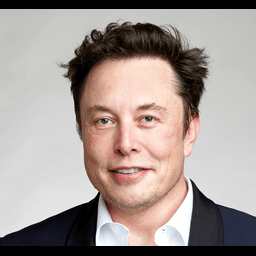
#> input picture dataset/person1/elon1.png, 256 x 256 px; its folder holds only this picture in this run
$ python trainer.py
#> lines starting #> are read from the running program, lines starting #| are printed output that depends on the picture
# [105 lines of commented-out code are left out]


import os
import cv2
import numpy as np
import pickle

# ----- CONFIG -----
DATA_DIR        = "dataset"
CASCADE_PATH    = "haarcascade_frontalface_default.xml"
MODEL_SAVE_PATH = "trainer.yml"
LABELS_SAVE     = "labels.pkl"
FACE_SIZE       = (200, 200)   # ROI → this size
# ------------------

face_cascade = cv2.CascadeClassifier(CASCADE_PATH)
recognizer   = cv2.face.LBPHFaceRecognizer_create()

faces  = []
labels = []
label_map = {}
label_id = 0

for person_name in sorted(os.listdir(DATA_DIR)):
    person_folder = os.path.join(DATA_DIR, person_name)
    if not os.path.isdir(person_folder):
        continue

    label_map[label_id] = person_name

    for img_name in os.listdir(person_folder):
        img_path = os.path.join(person_folder, img_name)
        img = cv2.imread(img_path, cv2.IMREAD_GRAYSCALE)
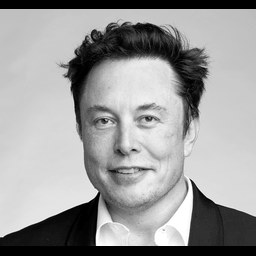
#> img: shape (256, 256); min 0, max 255, mean 155.4
        if img is None:
            continue

        # detect faces
        detections = face_cascade.detectMultiScale(img, scaleFactor=1.3, minNeighbors=5)
#> detections = [[63, 68, 129, 129]]
        for (x, y, w, h) in detections:
            roi = img[y:y+h, x:x+w]
            # normalize contrast + resize
            face = cv2.equalizeHist(cv2.resize(roi, FACE_SIZE))
            faces.append(face)
            labels.append(label_id)

            # augmentation: horizontal flip
            face_flipped = cv2.flip(face, 1)
            faces.append(face_flipped)
            labels.append(label_id)
#> this loop made 1 pass
#> pass 1, `roi = img[y:y+h, x:x+w]`:
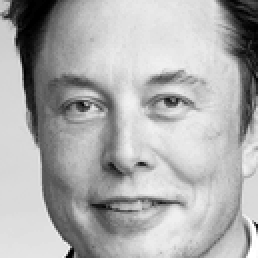
#> roi: shape (129, 129) (shown 2 times larger); min 0, max 255, mean 173.5
#> pass 1, `face = cv2.equalizeHist(cv2.resize(roi, FACE_SIZE))`:
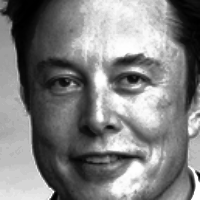
#> face: shape (200, 200); min 0, max 255, mean 128.3
#> pass 1, `face_flipped = cv2.flip(face, 1)`:
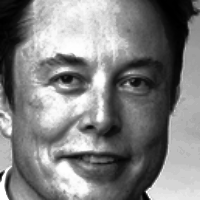
#> face_flipped: shape (200, 200); min 0, max 255, mean 128.3
#> after the loop, faces = 2 items; labels = [0, 0]

    label_id += 1
#> pass 2 of the loop `for person_name in sorted(os.listdir(DATA_DIR)):`:
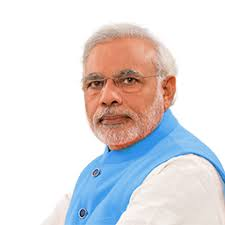
#> input picture dataset/person2/modi1.png, 225 x 225 px
#> `img = cv2.imread(img_path, cv2.IMREAD_GRAYSCALE)`:
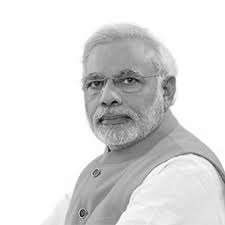
#> img: shape (225, 225); min 5, max 255, mean 221.1
#> detections = [[67, 49, 89, 89]]
#> the loop `for (x, y, w, h) in detections:` made 1 pass
#> pass 1, `face_flipped = cv2.flip(face, 1)`:
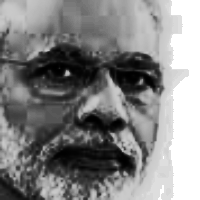
#> face_flipped: shape (200, 200); min 0, max 255, mean 130.7
#> after the loop `for (x, y, w, h) in detections:`: faces = 4 items; labels = [0, 0, 1, 1]

if not faces:
    raise RuntimeError("No faces found. Check your dataset folders & haarcascade.")

# train & save
recognizer.train(faces, np.array(labels))
recognizer.save(MODEL_SAVE_PATH)
with open(LABELS_SAVE, "wb") as f:
    pickle.dump(label_map, f)

print("✅ Training complete")
print(f"   • Model → {MODEL_SAVE_PATH}")
print(f"   • Labels → {LABELS_SAVE}")
